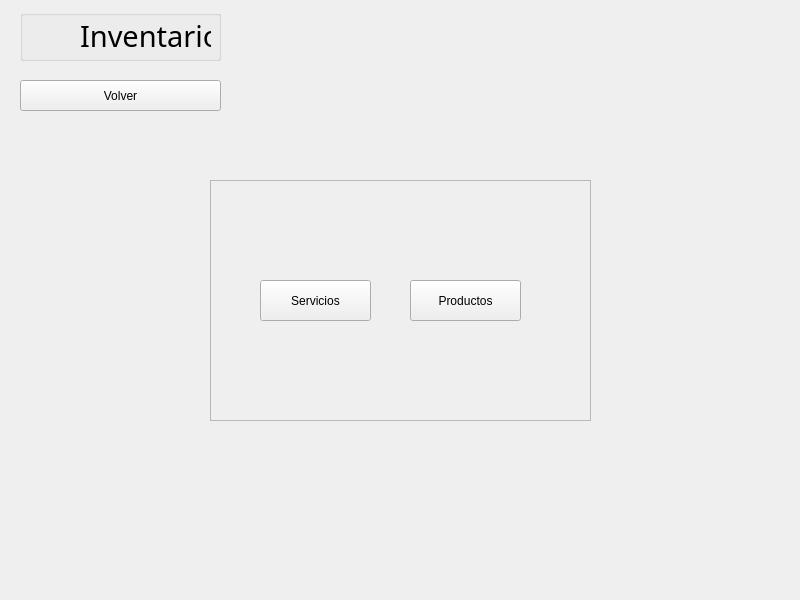
<?xml version="1.0" encoding="UTF-8"?>
<ui version="4.0">
 <class>Inventario</class>
 <widget class="QWidget" name="Inventario">
  <property name="geometry">
   <rect>
    <x>0</x>
    <y>0</y>
    <width>800</width>
    <height>600</height>
   </rect>
  </property>
  <property name="windowTitle">
   <string>Inventario</string>
  </property>
  <property name="windowIcon">
   <iconset>
    <normaloff>../../../recursos/images/store_logo.png</normaloff>../../../recursos/images/store_logo.png</iconset>
  </property>
  <widget class="QFrame" name="container">
   <property name="geometry">
    <rect>
     <x>210</x>
     <y>180</y>
     <width>381</width>
     <height>241</height>
    </rect>
   </property>
   <property name="frameShape">
    <enum>QFrame::StyledPanel</enum>
   </property>
   <property name="frameShadow">
    <enum>QFrame::Raised</enum>
   </property>
   <widget class="QPushButton" name="productosBtn">
    <property name="geometry">
     <rect>
      <x>200</x>
      <y>100</y>
      <width>111</width>
      <height>41</height>
     </rect>
    </property>
    <property name="text">
     <string>Productos</string>
    </property>
   </widget>
   <widget class="QPushButton" name="serviciosBtn">
    <property name="geometry">
     <rect>
      <x>50</x>
      <y>100</y>
      <width>111</width>
      <height>41</height>
     </rect>
    </property>
    <property name="text">
     <string>Servicios</string>
    </property>
   </widget>
  </widget>
  <widget class="QPushButton" name="volverBtn">
   <property name="geometry">
    <rect>
     <x>20</x>
     <y>80</y>
     <width>201</width>
     <height>31</height>
    </rect>
   </property>
   <property name="text">
    <string>Volver</string>
   </property>
  </widget>
  <widget class="QGroupBox" name="header">
   <property name="enabled">
    <bool>true</bool>
   </property>
   <property name="geometry">
    <rect>
     <x>20</x>
     <y>10</y>
     <width>201</width>
     <height>51</height>
    </rect>
   </property>
   <property name="title">
    <string/>
   </property>
   <property name="flat">
    <bool>false</bool>
   </property>
   <property name="checkable">
    <bool>false</bool>
   </property>
   <widget class="QLabel" name="logo">
    <property name="geometry">
     <rect>
      <x>0</x>
      <y>0</y>
      <width>50</width>
      <height>50</height>
     </rect>
    </property>
    <property name="contextMenuPolicy">
     <enum>Qt::DefaultContextMenu</enum>
    </property>
    <property name="text">
     <string/>
    </property>
    <property name="pixmap">
     <pixmap>../../../recursos/images/store_logo.png</pixmap>
    </property>
    <property name="scaledContents">
     <bool>true</bool>
    </property>
   </widget>
   <widget class="QLabel" name="title">
    <property name="geometry">
     <rect>
      <x>60</x>
      <y>10</y>
      <width>131</width>
      <height>31</height>
     </rect>
    </property>
    <property name="font">
     <font>
      <family>Dubai Medium</family>
      <pointsize>22</pointsize>
      <italic>false</italic>
     </font>
    </property>
    <property name="text">
     <string>Inventario</string>
    </property>
   </widget>
  </widget>
 </widget>
 <resources/>
 <connections/>
</ui>
